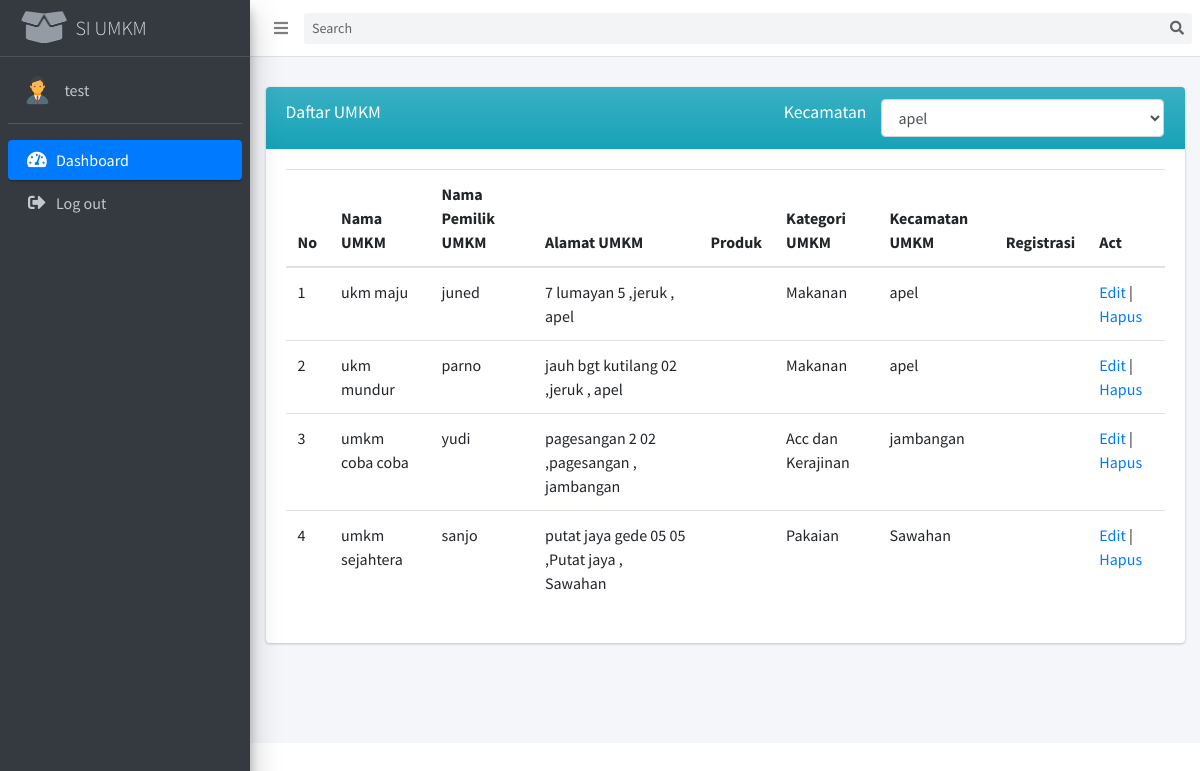
Page /index.php?content=list_umkm (signed in) on the earlier database version.
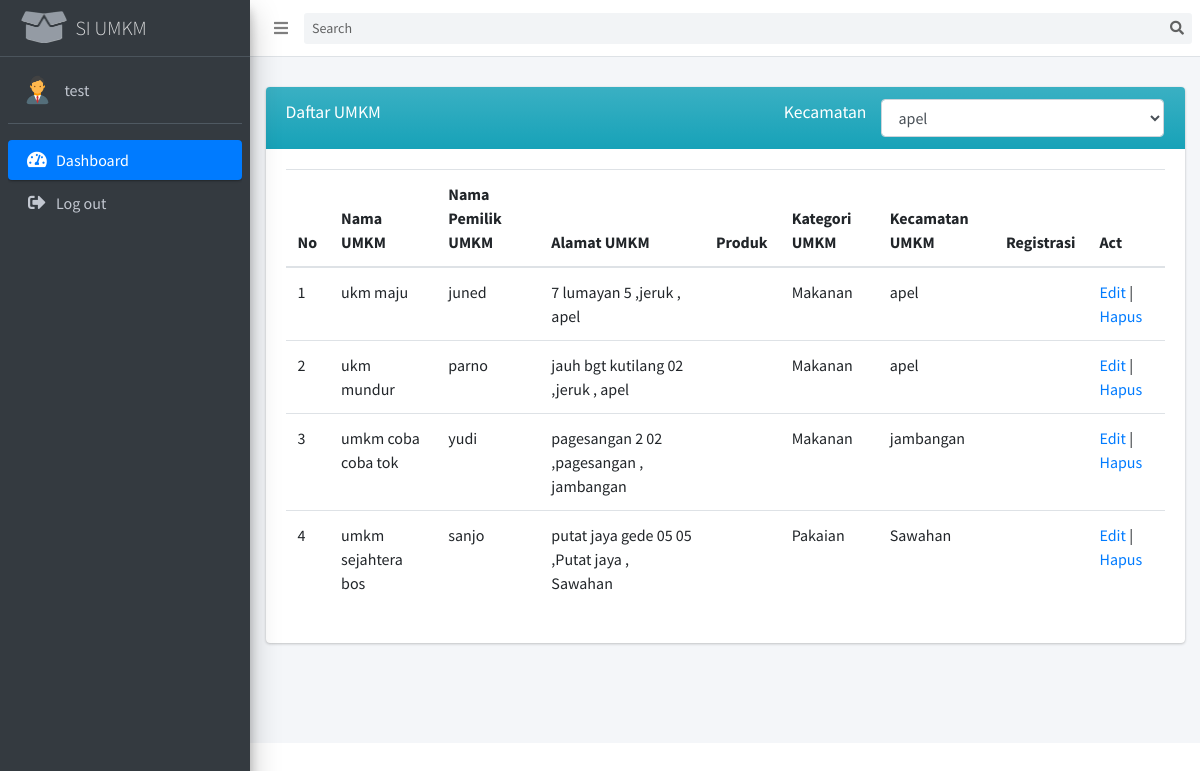
Same page on the later database version.
### tables this page shows
CREATE TABLE `umkm` (
  `id_umkm` int(11) NOT NULL,
  `nama_umkm` varchar(45) DEFAULT NULL,
  `nama_pemilik_umkm` varchar(45) DEFAULT NULL,
  `nik_umkm` varchar(45) DEFAULT NULL,
  `no_hp_umkm` varchar(16) DEFAULT NULL,
  `kategori_umkm` varchar(32) DEFAULT NULL,
  `alamat_ktp_umkm` text,
  `gang_blok_umkm` varchar(32) NOT NULL,
  `rt_umkm` int(11) NOT NULL,
  `rw_umkm` int(11) NOT NULL,
  `kelurahan_umkm` varchar(32) NOT NULL,
  `kecamatan_umkm` varchar(32) NOT NULL,
  `no_rumah_umkm` varchar(8) NOT NULL,
  `jenis_izin_usaha_umkm` varchar(16) DEFAULT NULL,
  `omset_perbulan_umkm` int(11) DEFAULT NULL,
  `tahun_berdiri_umkm` int(11) DEFAULT NULL,
  `binaan_umkm` int(11) NOT NULL,
  `foto_pemilik_umkm` varchar(255) DEFAULT NULL,
  `foto_ktp_pemilik_umkm` varchar(255) DEFAULT NULL
);

CREATE TABLE `kategori` (
  `id_kategori` int(11) NOT NULL,
  `nama_kategori` varchar(32) NOT NULL,
  `keterangan_kategori` text NOT NULL
);

### config/db.php (called while the page is built, shortened)
<?php
class db
{
	var $host = "localhost";
	var $username = "root";
	var $pass = "";
	var $db = "pgnh6835_simon_umkm";
	var $res;
	function __construct()
	{
		$this->res = mysqli_connect($this->host, $this->username, $this->pass) ;
		mysqli_select_db($this->res,$this->db) ;
	}
	function manual_query($query){
		$stmt = $this->res->prepare($query);
		$stmt->execute();
		$data = $stmt->get_result();
		while($d = mysqli_fetch_array($data)){
			$hasil[] = $d;
		}
		if (isset($hasil)) {
			return $hasil;
		}else{
			return null;
		}
	}
}

### content/list_umkm.php (the view, shortened to what this page needs)
<?php
$kecamatan_umkm = "";
$query = "select * from umkm inner join kategori on umkm.kategori_umkm = kategori.id_kategori inner join binaan on umkm.binaan_umkm = binaan.id_binaan";
$kecamatan = $db->manual_query("SELECT DISTINCT kecamatan_umkm FROM umkm order by kecamatan_umkm");
$umkm = $db->manual_query($query);
?>
<div class="row">
	<div class="col-12">
		<div class="card">
			<div class="card-header bg-gradient-info">
				<div class="row">
					<div class="col-4">
						<span class="card-title">Daftar UMKM</span>
					</div>
					<div class="col-4">
						<span class="card-title float-right">Kecamatan</span>
					</div>
					<div class="col-4">
						<div class="form-gorup">
							<select class="form-control float-right " name="kecamatan_umkm" id="kecamatan_umkm">
								<?php foreach ($kecamatan as $key => $value): ?>
									<option <?php if ($kecamatan_umkm == $value['kecamatan_umkm'] ): ?>
										selected
									<?php endif ?>><?php echo $value['kecamatan_umkm'] ?></option>
								<?php endforeach ?>
							</select>
						</div>
					</div>
				</div>
			</div>
			<div class="card-body">
				<div class="row">
					<div class="col-12">
						<table class="table data-table-responsive">
							<thead>
								<th>No</th>
								<th>Nama UMKM</th>
								<th>Nama Pemilik UMKM</th>
								<th>Alamat UMKM</th>
								<th>Produk</th>
								<th>Kategori UMKM</th>
								<th>Kecamatan UMKM</th>
								<th>Registrasi</th>
								<th>Act</th>
							</thead>
							<tbody>
								<?php $no=0; foreach ($umkm as $key => $value): $no++; ?>
									<tr class="clickable" onclick="location.href='index.php?content=profile_umkm&id_umkm=<?php echo($value["id_umkm"]) ?>'">
										<td><?php echo $no ?></td>
										<td><?php echo $value['nama_umkm'] ?></td>
										<td><?php echo $value['nama_pemilik_umkm'] ?></td>
										<td><?php echo $value['alamat_ktp_umkm']." ".$value['gang_blok_umkm']." ".$value['no_rumah_umkm']." ,".$value['kelurahan_umkm']." , ".$value['kecamatan_umkm'] ?></td>
										<td><?php echo $value['produk_unggulan_umkm'] ?></td>
										<td><?php echo $value['nama_kategori'] ?></td>
										<td><?php echo $value['kecamatan_umkm'] ?></td>
										<td><?php echo $value['tanggal_input_umkm'] ?></td>
										<td><a href="index.php?content=edit_umkm&id=<?php echo($value['id_umkm']) ?>">Edit</a> |  <a href="php/umkm.php?delete=&id=<?php echo($value['id_umkm']) ?>" onclick="return confirm('Yakin Hapus?')">Hapus</a></td>
									</tr>
								<?php endforeach ?>
							</tbody>
						</table>
					</div>
				</div>
			</div>
		</div>
	</div>
</div>

### index.php (shortened to what this page needs)
<?php
require_once 'config/db.php';
$db = new db();
?>
<!DOCTYPE html>
<html>
<head>
  <link rel="stylesheet" href="plugins/fontawesome-free/css/all.min.css">
  <link rel="stylesheet" href="https://code.ionicframework.com/ionicons/2.0.1/css/ionicons.min.css">
  <link rel="stylesheet" href="plugins/tempusdominus-bootstrap-4/css/tempusdominus-bootstrap-4.min.css">
  <link rel="stylesheet" href="dist/css/adminlte.min.css">
  <link rel="stylesheet" href="plugins/overlayScrollbars/css/OverlayScrollbars.min.css">
  <link rel="stylesheet" href="plugins/daterangepicker/daterangepicker.css">
  <link rel="stylesheet" href="plugins/summernote/summernote-bs4.css">
  <link rel="stylesheet" href="plugins/select2/css/select2.min.css">
  <link rel="stylesheet" href="plugins/select2-bootstrap4-theme/select2-bootstrap4.min.css">
  <link rel="stylesheet" href="plugins/datatables-bs4/css/dataTables.bootstrap4.css">
</head>
<body class="hold-transition sidebar-mini layout-fixed layout-footer-fixed layout-navbar-fixed">
<div class="wrapper">
  <nav class="main-header navbar navbar-expand navbar-white navbar-light">
    <ul class="navbar-nav">
      <li class="nav-item">
        <a class="nav-link" data-widget="pushmenu" href="#"><i class="fas fa-bars"></i></a>
      </li>
    </ul>
      <div class="input-group input-group-sm">
        <input class="form-control form-control-navbar" type="search" id="search-nama" placeholder="Search" aria-label="Search">
        <div class="input-group-append">
          <button class="btn btn-navbar" >
            <i class="fas fa-search"></i>
          </button>
        </div>
      </div>
  </nav>
  <aside class="main-sidebar sidebar-dark-primary elevation-4">
    <a href="index.php" class="brand-link">
      <img src="dist/img/box.png" alt="AdminLTE Logo" class="brand-image"
           style="opacity: .8">
      <span class="brand-text font-weight-light">SI UMKM</span>
    </a>
    <div class="sidebar">
      <div class="user-panel mt-3 pb-3 mb-3 d-flex">
        <div class="image">
          <img src="dist/img/admin.png" class="img-circle " alt="User Image">
        </div>
        <div class="info">
          <a href="#" class="d-block"><?php echo $_SESSION['name'] ?></a>
        </div>
      </div>
      <?php require_once 'template/sidebar.php'; ?>
    </div>
  </aside>
  <div class="content-wrapper">
    <div class="content-header">
    </div>
    <section class="content">
      <div class="container-fluid">
        <?php if (isset($_GET['content'])): ?>
          <?php require_once 'content/'.$_GET['content'].'.php'; ?>
        <?php else: ?>
          <?php require_once 'content/home_'.$_SESSION['role'].'.php'; ?>
        <?php endif ?>
      </div>
    </section>
  </div>
</div>
</body>
</html>

### template/sidebar.php
<nav class="mt-2">
  <ul class="nav nav-pills nav-sidebar flex-column" data-widget="treeview" role="menu" data-accordion="false">
    <li class="nav-item has-treeview menu-open">
      <a href="index.php" class="nav-link active">
        <i class="nav-icon fas fa-tachometer-alt"></i>
        <p>
          Dashboard
        </p>
      </a>
    </li>
    <li class="nav-item has-treeview">
      <a href="php/logout.php" class="nav-link">
        <i class="nav-icon fas fa-sign-out-alt"></i>
        <p>
          Log out
        </p>
      </a>
    </li>
  </ul>
</nav>

Differences in the rows shown:
changed umkm "yudi": nama_umkm "umkm coba coba" → "umkm coba coba tok"; kategori.nama_kategori "Acc dan Kerajinan" → "Makanan"
changed umkm "sanjo": nama_umkm "umkm sejahtera" → "umkm sejahtera bos"
